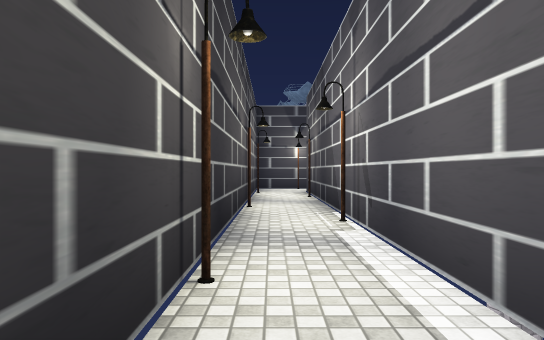
View 1 (above)

12 first-person views from a walk through a Unity game level. The camera is 1.3 m above the floor, looks level and sees 70° across. The floor is counted in squares, 2 m on a side. Each view is taken from the middle of a square. On the plan, view 1 faces up. The plan holds only what a view shows up to about 11 squares ahead; the rest is blank. The place goes on beyond the plan. The player character is not drawn. Some animated figures are left out. Door leaves are left out, so doorways stand open. Some surface patterns are stand-ins.

View 2
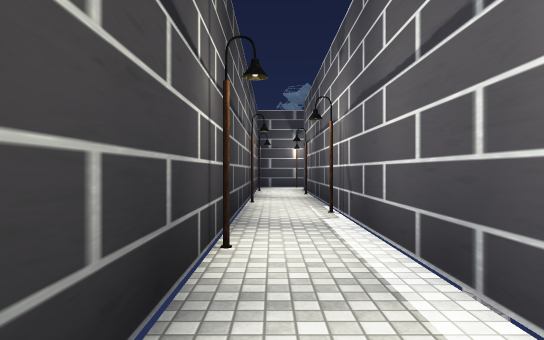

View 3
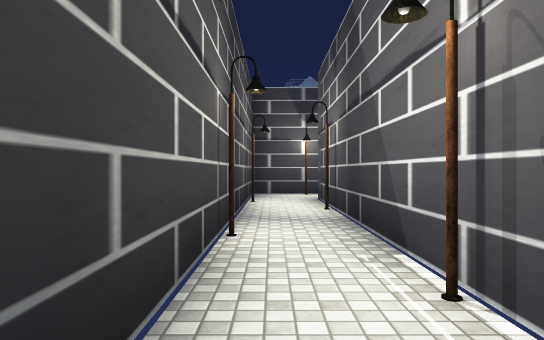

View 4
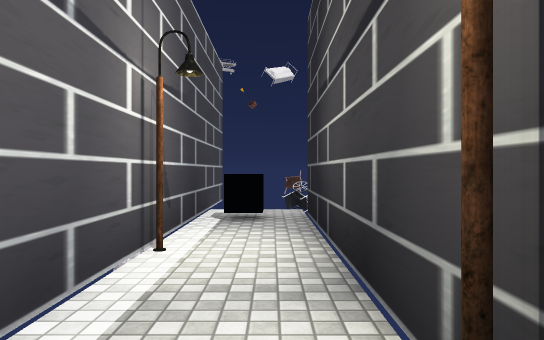

View 5
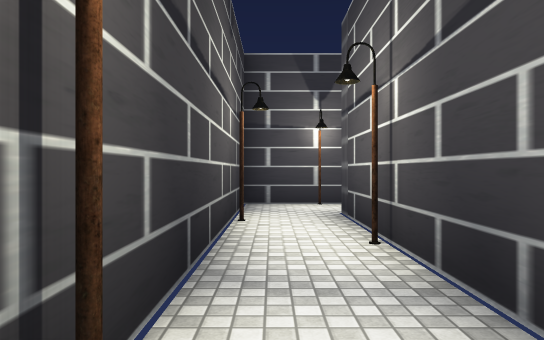

View 6
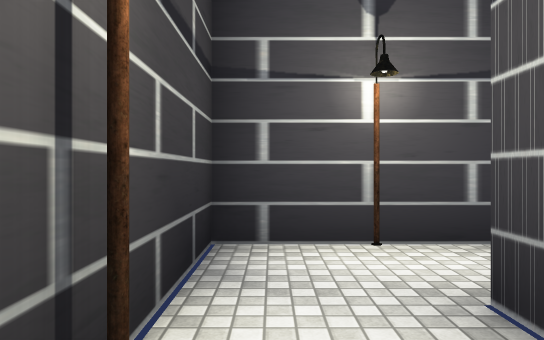

View 7
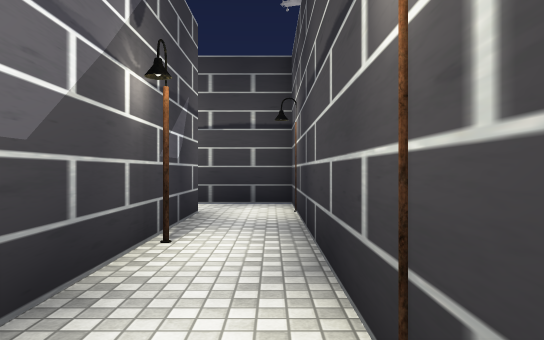

View 8
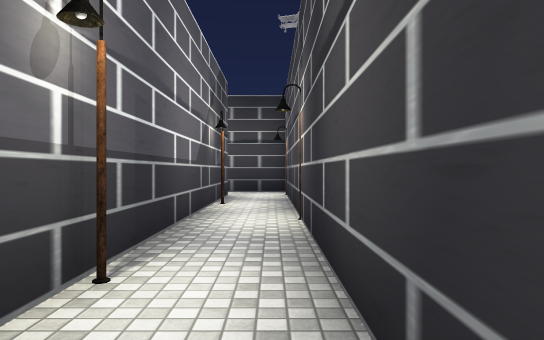

View 9
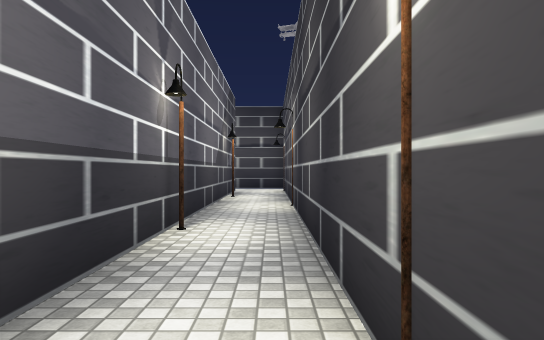

View 10
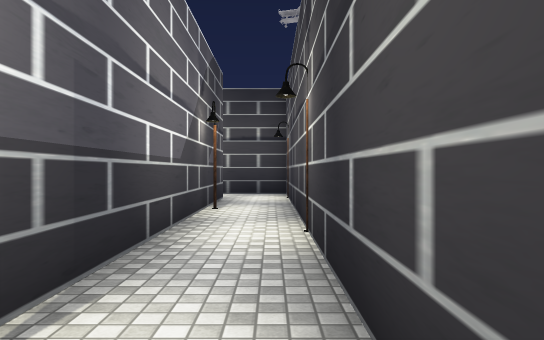

View 11
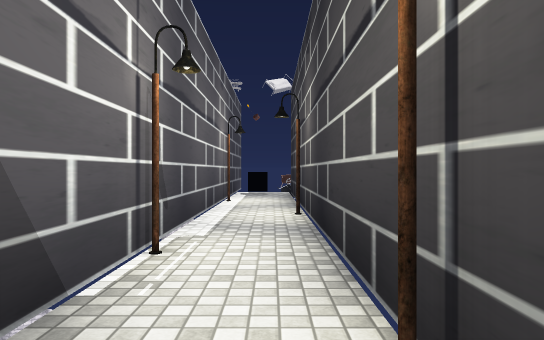

View 12
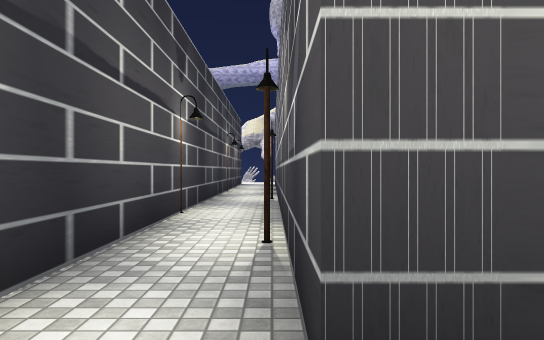

### Floor plan
Points are (right, up) in squares from view 1. A wall is a line through its corners. A room is listed if a view was taken in it or the views show most of it. See-through windows are left out.
Room 1 (views 1, 2, 3, 4)
walls: (-0.5, 4.4) (-0.5, -2.8); (1.1, -4.5) (1.1, 4.4)
ways out: opening at (0, 4) to room 2
objects: other object (0, -2); streetlight (0, 2); streetlight (1, 0)
Room 2 (views 5, 11)
walls: (1.1, 4.4) (1.1, 8.4); (-0.5, 8.4) (-0.5, 4.4)
ways out: opening at (0, 4) to room 1; opening at (0, 8) to room 3
objects: streetlight (0, 7); streetlight (1, 5)
Room 3 (views 6, 12)
walls: (0.5, 13.4) (-0.5, 13.4) (-0.5, 8.4); (1.1, 8.4) (1.1, 11.9)
ways out: opening at (0, 8) to room 2; opening at (0, 13)
objects: streetlight (0, 11); streetlight (1, 9)
Room 4 (view 7)
walls: (9.5, 13.4) (4.5, 13.4); (4.5, 11.9) (9.5, 11.9)
ways out: opening at (10, 13) to room 5; opening at (4, 13)
objects: streetlight (6, 13); streetlight (9, 12)
Room 5 (views 8, 9, 10)
walls: (12.5, 13.4) (9.5, 13.4); (9.5, 11.9) (11.5, 11.9)
ways out: opening at (10, 13) to room 4
objects: streetlight (12, 13)

Positions as (right, up) in squares from view 1, and headings:
1: (0, 0), facing up
2: (0, -1), facing up
3: (0, 3), facing up
4: (0, 3), facing down
5: (0, 6), facing up
6: (0, 10), facing up
7: (7, 13), facing left
8: (11, 13), facing left
9: (13, 13), facing left
10: (10, 13), facing left
11: (0, 8), facing down
12: (0, 12), facing right
